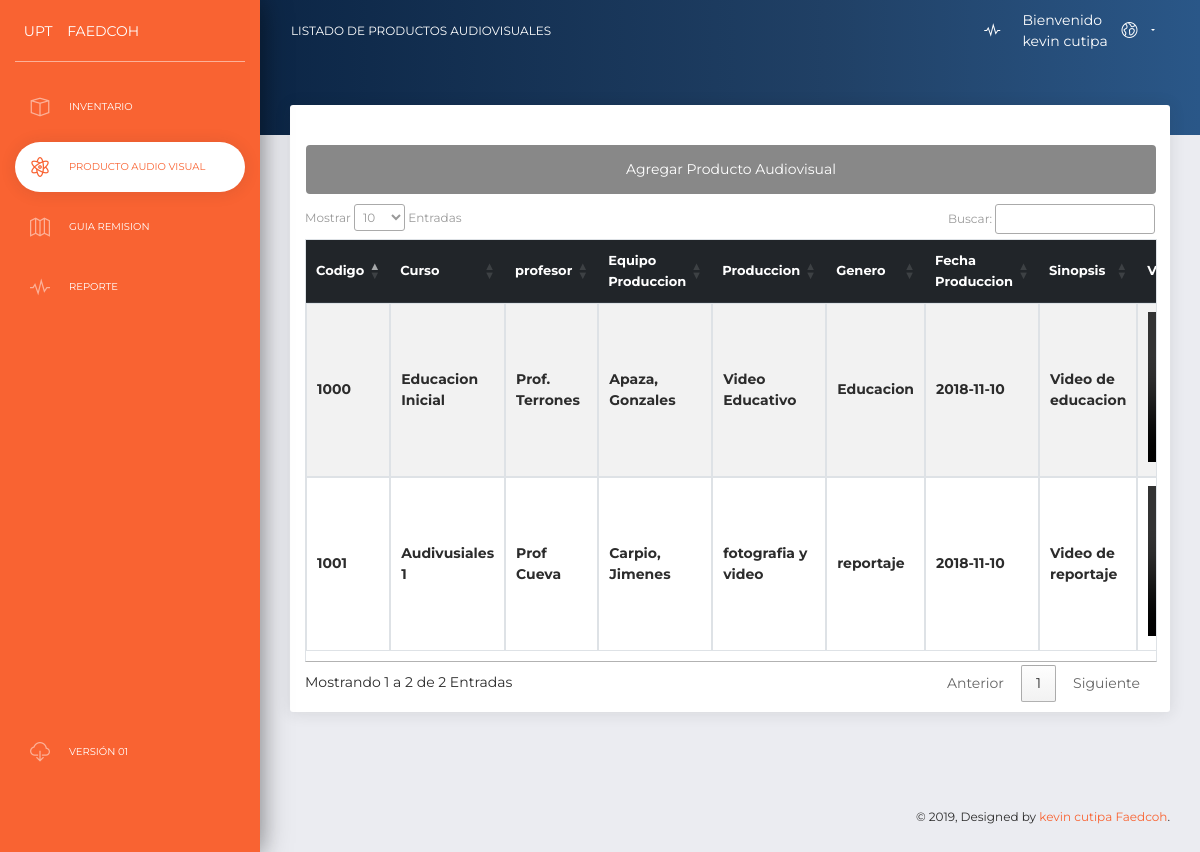
The page /audiovisuales/listar_audiovisuales.php (signed in) on the database its author committed.
### tables this page shows
CREATE TABLE IF NOT EXISTS `audiovisual` (
  `codigoaudiovisual` int(11) NOT NULL AUTO_INCREMENT,
  `curso` varchar(100) DEFAULT NULL,
  `profesor` varchar(100) DEFAULT NULL,
  `equipoproduccion` varchar(100) DEFAULT NULL,
  `produccion` varchar(100) DEFAULT NULL,
  `genero` varchar(100) DEFAULT NULL,
  `fechaproduccion` date DEFAULT '0000-00-00',
  `sinopsis` varchar(300) DEFAULT NULL,
  `video` varchar(100) DEFAULT NULL,
  `estado` varchar(10) DEFAULT NULL,
  PRIMARY KEY (`codigoaudiovisual`)
);

### seguridad/conexion.php (called while the page is built, shortened)
<?php
function conectarse()
{
if(!($link = mysqli_connect("localhost", "root", "")))
{
	echo "Error conectando a la Base de Datos.";
	exit();
}
	return $link;
}
?>

### audiovisuales/listar_audiovisuales.php (the view, shortened to what this page needs)
<!doctype html>
<html lang="en">
<head>
  <link href="https://use.fontawesome.com/releases/v5.0.6/css/all.css" rel="stylesheet">
  <link href="../assets/css/bootstrap.min.css" rel="stylesheet" />
  <link href="../assets/css/now-ui-dashboard.css?v=1.1.0" rel="stylesheet" />
  <link href="../assets/demo/demo.css" rel="stylesheet" />
<link rel="stylesheet" href="../assets/css/jquery.dataTables.min.css">
<link rel="stylesheet" type="text/css" href="https://cdn.datatables.net/1.10.19/css/jquery.dataTables.min.css">
<link rel="stylesheet" type="text/css" href="https://cdn.datatables.net/1.10.19/css/jquery.dataTables.min.css">
</head>
<body class="">
  <div class="wrapper ">
    <div class="sidebar" data-color="orange">
      <div class="logo">
        <a href="../index.php" class="simple-text logo-mini">
          UPT
        </a>
        <a href="../index.php" class="simple-text logo-normal">
          FAEDCOH
        </a>
      </div>
      <div class="sidebar-wrapper">
        <ul class="nav">
          <li>
            <a href="../inventario/listar_salastecnologicas.php">
              <i class="now-ui-icons design_app"></i>
              <p>Inventario</p>
            </a>
          </li>
          <li class="active">
            <a href="../audiovisuales/listar_audiovisuales.php">
              <i class="now-ui-icons education_atom"></i>
              <p>Producto Audio Visual</p>
            </a>
          </li>
          <li>
            <a href="../guiaremision/listar_guiaremision.php">
              <i class="now-ui-icons location_map-big"></i>
              <p>Guia Remision</p>
            </a>
          </li>
          <li>
            <a href="../reportes/reporte_audiovisuales.php" target="_blank">
               <i class="now-ui-icons media-2_sound-wave"></i>
              <p>Reporte</p>
            </a>
          </li>
          <li class="active-pro">
            <a href="#">
              <i class="now-ui-icons arrows-1_cloud-download-93"></i>
              <p>Versión 01</p>
            </a>
          </li>
        </ul>
      </div>
    </div>
    <div class="main-panel">
      <nav class="navbar navbar-expand-lg navbar-transparent  navbar-absolute bg-primary fixed-top">
        <div class="container-fluid">
          <div class="navbar-wrapper">
            <a class="navbar-brand">Listado de Productos Audiovisuales</a>
          </div>
          <div class="collapse navbar-collapse justify-content-end" id="navigation">
            <ul class="navbar-nav">
              <li class="nav-item">
                <a class="nav-link" href="#">
                  <i class="now-ui-icons media-2_sound-wave"></i>
                </a>
              </li>
              <div id="txtUser">Bienvenido <br> <?php echo $_SESSION['usuario']['nom']. ' ' .$_SESSION['usuario']['ape'];?></div>
              <li class="nav-item dropdown">
                <a class="nav-link dropdown-toggle" href="http://example.com" id="navbarDropdownMenuLink" data-toggle="dropdown" aria-haspopup="true" aria-expanded="false">
                  <i class="now-ui-icons location_world"></i>
                </a>
              </li>
            </ul>
          </div>
        </div>
      </nav>
      <div class="panel-header panel-header-sm">
      </div>
      <div class="content">
        <div class="row">
          <div class="col-md-12">
            <div class="card ">
              <div class="card-header ">
              </div>
              <div class="card-body ">
                 <section>
                  <a type="btn btn-secondary" href="agregar_audiovisuales.php" class="btn btn-secondary btn-lg btn-block" >Agregar Producto Audiovisual</a>
                  <?php
                  include ("../seguridad/conexion.php");
                ?>
                <table id="example2" class="table table-bordered table-striped table-responsive table-hover">
                <thead class="text-center thead-dark">
                  <tr class="tabla">
                      <th width="20"><font size=2>Codigo</th>
                      <th width="20"><font size=2>Curso</th>
                      <th width="30"><font size=2>profesor</th>
                      <th width="30"><font size=2>Equipo Produccion</th>
                      <th width="30"><font size=2>Produccion</th>
                      <th width="40"><font size=2>Genero</th>
                      <th width="40"><font size=2>Fecha Produccion</th>
                      <th width="40"><font size=2>Sinopsis</th>
                      <th width="150"><font size=2>Video</th>
                  </tr>
                </thead>
                <tbody>
                 <?php
                   $instruccion = "SELECT * FROM audiovisual";
                   $rs = mysqli_query(conectarse(),$instruccion) or die("Fallo la consulta");
                   while($campo = mysqli_fetch_array($rs)){
                  ?>
                  <tr>
                    <font size=2>
                    <th><?php echo $campo["codigoaudiovisual"]; ?></th>
                      <th><?php echo $campo["curso"]; ?></th>
                      <th><?php echo $campo["profesor"]; ?></th>
                      <th><?php echo $campo["equipoproduccion"]; ?></th>
                      <th><?php echo $campo["produccion"]; ?></th>
                      <th><?php echo $campo["genero"]; ?></th>
                      <th><?php echo $campo['fechaproduccion']; ?></th>
                      <th><?php echo $campo["sinopsis"]; ?></th>
                      <th><video width="150" height="150" controls><source src="productos/<?php echo $campo['video'];?>" type="video/mp4"></video></th>
                      </font>
                  </tr>
                  <?php
                   }
                  ?></tbody>
                </table>
                  </section>
              </div>
            </div>
          </div>
        </div>
      </div>
      <footer class="footer">
        <div class="container-fluid">
          <div class="copyright">
            &copy;
            , Designed by
            <a href="#" target="_blank">kevin cutipa</a>
            <a href="#" target="_blank">Faedcoh</a>.
          </div>
        </div>
      </footer>
    </div>
  </div>
</body>
</html>

### assets/demo/demo.css (style rules this page uses)
@media all and (min-width: 992px) { .sidebar .nav>li.active-pro { position: absolute; width: 100%; bottom: 10px; } }
.table>thead>tr>th { font-size: 14px; }

### rows shown on the page
audiovisual: codigoaudiovisual "1000", curso "Educacion Inicial", profesor "Prof. Terrones", equipoproduccion "Apaza, Gonzales", produccion "Video Educativo", genero "Educacion", fechaproduccion "2018-11-10", sinopsis "Video de educacion"
audiovisual: codigoaudiovisual "1001", curso "Audivusiales 1", profesor "Prof Cueva", equipoproduccion "Carpio, Jimenes", produccion "fotografia y video", genero "reportaje", fechaproduccion "2018-11-10", sinopsis "Video de reportaje"

### other values the page prints
$_SESSION['usuario']['nom'] "kevin"
$_SESSION['usuario']['ape'] "cutipa"
